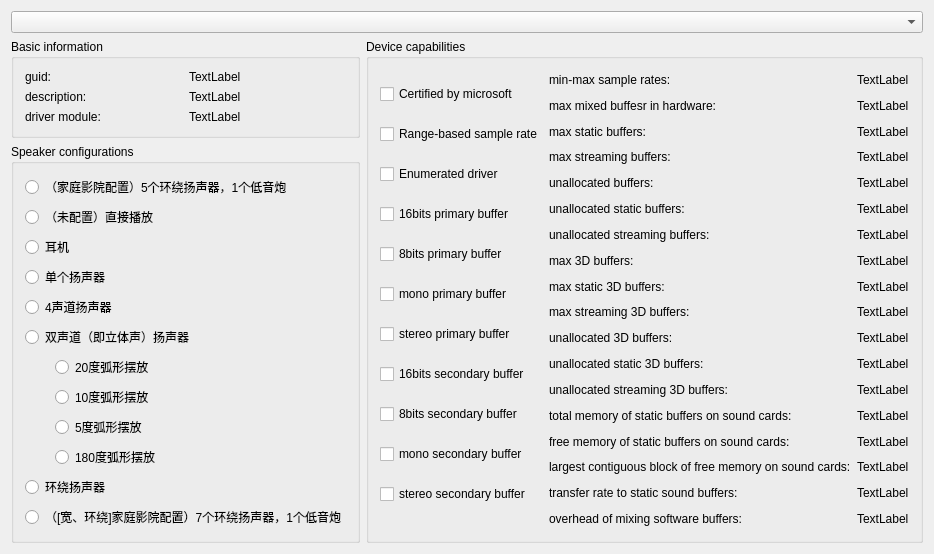
<?xml version="1.0" encoding="UTF-8"?>
<ui version="4.0">
 <class>MainWindow</class>
 <widget class="QMainWindow" name="MainWindow">
  <property name="geometry">
   <rect>
    <x>0</x>
    <y>0</y>
    <width>789</width>
    <height>453</height>
   </rect>
  </property>
  <property name="windowTitle">
   <string>MainWindow</string>
  </property>
  <widget class="QWidget" name="centralWidget">
   <layout class="QGridLayout" name="gridLayout_4">
    <item row="0" column="0">
     <layout class="QVBoxLayout" name="verticalLayout_9">
      <item>
       <widget class="QComboBox" name="deviceComboBox"/>
      </item>
      <item>
       <layout class="QHBoxLayout" name="horizontalLayout_7">
        <item>
         <layout class="QVBoxLayout" name="verticalLayout_8">
          <item>
           <widget class="QGroupBox" name="groupBox">
            <property name="title">
             <string>Basic information</string>
            </property>
            <layout class="QGridLayout" name="gridLayout_2">
             <item row="0" column="0">
              <layout class="QHBoxLayout" name="horizontalLayout">
               <item>
                <layout class="QVBoxLayout" name="verticalLayout_4">
                 <item>
                  <widget class="QLabel" name="as">
                   <property name="text">
                    <string>guid:</string>
                   </property>
                  </widget>
                 </item>
                 <item>
                  <widget class="QLabel" name="label_2">
                   <property name="text">
                    <string>description:</string>
                   </property>
                  </widget>
                 </item>
                 <item>
                  <widget class="QLabel" name="label_3">
                   <property name="text">
                    <string>driver module:</string>
                   </property>
                  </widget>
                 </item>
                </layout>
               </item>
               <item>
                <layout class="QVBoxLayout" name="verticalLayout_3">
                 <item>
                  <widget class="QLabel" name="guidLabel">
                   <property name="text">
                    <string>TextLabel</string>
                   </property>
                  </widget>
                 </item>
                 <item>
                  <widget class="QLabel" name="descriptionLabel">
                   <property name="text">
                    <string>TextLabel</string>
                   </property>
                  </widget>
                 </item>
                 <item>
                  <widget class="QLabel" name="driverModuleLabel">
                   <property name="text">
                    <string>TextLabel</string>
                   </property>
                  </widget>
                 </item>
                </layout>
               </item>
              </layout>
             </item>
            </layout>
           </widget>
          </item>
          <item>
           <widget class="QGroupBox" name="speakerConfigurationGroupBox">
            <property name="title">
             <string>Speaker configurations</string>
            </property>
            <layout class="QGridLayout" name="gridLayout">
             <item row="0" column="0">
              <layout class="QVBoxLayout" name="verticalLayout_2">
               <item>
                <widget class="QRadioButton" name="stereo5Subwoofer1Radio">
                 <property name="text">
                  <string>（家庭影院配置）5个环绕扬声器，1个低音炮</string>
                 </property>
                </widget>
               </item>
               <item>
                <widget class="QRadioButton" name="directPlayRadio">
                 <property name="text">
                  <string>（未配置）直接播放</string>
                 </property>
                </widget>
               </item>
               <item>
                <widget class="QRadioButton" name="headphoneRadio">
                 <property name="text">
                  <string>耳机</string>
                 </property>
                </widget>
               </item>
               <item>
                <widget class="QRadioButton" name="monoSpeakerRadio">
                 <property name="text">
                  <string>单个扬声器</string>
                 </property>
                </widget>
               </item>
               <item>
                <widget class="QRadioButton" name="quadraSpeakerRadio">
                 <property name="text">
                  <string>4声道扬声器</string>
                 </property>
                </widget>
               </item>
               <item>
                <widget class="QRadioButton" name="stereoSpeakerRadio">
                 <property name="text">
                  <string>双声道（即立体声）扬声器</string>
                 </property>
                </widget>
               </item>
               <item>
                <layout class="QHBoxLayout" name="horizontalLayout_4">
                 <item>
                  <spacer name="horizontalSpacer">
                   <property name="orientation">
                    <enum>Qt::Horizontal</enum>
                   </property>
                   <property name="sizeType">
                    <enum>QSizePolicy::Fixed</enum>
                   </property>
                   <property name="sizeHint" stdset="0">
                    <size>
                     <width>30</width>
                     <height>20</height>
                    </size>
                   </property>
                  </spacer>
                 </item>
                 <item>
                  <layout class="QVBoxLayout" name="verticalLayout">
                   <item>
                    <widget class="QRadioButton" name="stereoDegree20Radio">
                     <property name="text">
                      <string>20度弧形摆放</string>
                     </property>
                    </widget>
                   </item>
                   <item>
                    <widget class="QRadioButton" name="stereoDegree10Radio">
                     <property name="text">
                      <string>10度弧形摆放</string>
                     </property>
                    </widget>
                   </item>
                   <item>
                    <widget class="QRadioButton" name="stereoDegree5Radio">
                     <property name="text">
                      <string>5度弧形摆放</string>
                     </property>
                    </widget>
                   </item>
                   <item>
                    <widget class="QRadioButton" name="stereoDegree180Radio">
                     <property name="text">
                      <string>180度弧形摆放</string>
                     </property>
                    </widget>
                   </item>
                  </layout>
                 </item>
                </layout>
               </item>
               <item>
                <widget class="QRadioButton" name="surroundpeakerRadio">
                 <property name="text">
                  <string>环绕扬声器</string>
                 </property>
                </widget>
               </item>
               <item>
                <widget class="QRadioButton" name="stereo7Subwoofer1Radio">
                 <property name="text">
                  <string>（[宽、环绕]家庭影院配置）7个环绕扬声器，1个低音炮</string>
                 </property>
                </widget>
               </item>
              </layout>
             </item>
            </layout>
           </widget>
          </item>
         </layout>
        </item>
        <item>
         <widget class="QGroupBox" name="groupBox_2">
          <property name="title">
           <string>Device capabilities</string>
          </property>
          <layout class="QGridLayout" name="gridLayout_3">
           <item row="0" column="0">
            <layout class="QHBoxLayout" name="horizontalLayout_6">
             <item>
              <layout class="QVBoxLayout" name="verticalLayout_5">
               <item>
                <widget class="QCheckBox" name="certifiedCheckBox">
                 <property name="text">
                  <string>Certified by microsoft</string>
                 </property>
                </widget>
               </item>
               <item>
                <widget class="QCheckBox" name="rangeBasedCheckBox">
                 <property name="text">
                  <string>Range-based sample rate</string>
                 </property>
                </widget>
               </item>
               <item>
                <widget class="QCheckBox" name="enumeratedCheckBox">
                 <property name="text">
                  <string>Enumerated driver</string>
                 </property>
                </widget>
               </item>
               <item>
                <widget class="QCheckBox" name="primary16CheckBox">
                 <property name="text">
                  <string>16bits primary buffer</string>
                 </property>
                </widget>
               </item>
               <item>
                <widget class="QCheckBox" name="primary8CheckBox">
                 <property name="text">
                  <string>8bits primary buffer</string>
                 </property>
                </widget>
               </item>
               <item>
                <widget class="QCheckBox" name="monoPrimaryCheckBox">
                 <property name="text">
                  <string>mono primary buffer</string>
                 </property>
                </widget>
               </item>
               <item>
                <widget class="QCheckBox" name="stereoPrimaryCheckBox">
                 <property name="text">
                  <string>stereo primary buffer</string>
                 </property>
                </widget>
               </item>
               <item>
                <widget class="QCheckBox" name="secondary16CheckBox">
                 <property name="text">
                  <string>16bits secondary buffer</string>
                 </property>
                </widget>
               </item>
               <item>
                <widget class="QCheckBox" name="secondary8CheckBox">
                 <property name="text">
                  <string>8bits secondary buffer</string>
                 </property>
                </widget>
               </item>
               <item>
                <widget class="QCheckBox" name="monoSecondaryCheckBox">
                 <property name="text">
                  <string>mono secondary buffer</string>
                 </property>
                </widget>
               </item>
               <item>
                <widget class="QCheckBox" name="stereoSecondaryCheckBox">
                 <property name="text">
                  <string>stereo secondary buffer</string>
                 </property>
                </widget>
               </item>
              </layout>
             </item>
             <item>
              <layout class="QHBoxLayout" name="horizontalLayout_5">
               <item>
                <layout class="QVBoxLayout" name="verticalLayout_6">
                 <item>
                  <widget class="QLabel" name="label_4">
                   <property name="text">
                    <string>min-max sample rates:</string>
                   </property>
                  </widget>
                 </item>
                 <item>
                  <widget class="QLabel" name="label_5">
                   <property name="text">
                    <string>max mixed buffesr in hardware:</string>
                   </property>
                  </widget>
                 </item>
                 <item>
                  <widget class="QLabel" name="label_6">
                   <property name="text">
                    <string>max static buffers:</string>
                   </property>
                  </widget>
                 </item>
                 <item>
                  <widget class="QLabel" name="label_7">
                   <property name="text">
                    <string>max streaming buffers:</string>
                   </property>
                  </widget>
                 </item>
                 <item>
                  <widget class="QLabel" name="label_8">
                   <property name="text">
                    <string>unallocated buffers:</string>
                   </property>
                  </widget>
                 </item>
                 <item>
                  <widget class="QLabel" name="label_9">
                   <property name="text">
                    <string>unallocated static buffers:</string>
                   </property>
                  </widget>
                 </item>
                 <item>
                  <widget class="QLabel" name="label_10">
                   <property name="text">
                    <string>unallocated streaming buffers:</string>
                   </property>
                  </widget>
                 </item>
                 <item>
                  <widget class="QLabel" name="label_18">
                   <property name="text">
                    <string>max 3D buffers:</string>
                   </property>
                  </widget>
                 </item>
                 <item>
                  <widget class="QLabel" name="label_19">
                   <property name="text">
                    <string>max static 3D buffers:</string>
                   </property>
                  </widget>
                 </item>
                 <item>
                  <widget class="QLabel" name="label_20">
                   <property name="text">
                    <string>max streaming 3D buffers:</string>
                   </property>
                  </widget>
                 </item>
                 <item>
                  <widget class="QLabel" name="label_21">
                   <property name="text">
                    <string>unallocated 3D buffers:</string>
                   </property>
                  </widget>
                 </item>
                 <item>
                  <widget class="QLabel" name="label_22">
                   <property name="text">
                    <string>unallocated static 3D buffers:</string>
                   </property>
                  </widget>
                 </item>
                 <item>
                  <widget class="QLabel" name="label_23">
                   <property name="text">
                    <string>unallocated streaming 3D buffers:</string>
                   </property>
                  </widget>
                 </item>
                 <item>
                  <widget class="QLabel" name="label_24">
                   <property name="text">
                    <string>total memory of static buffers on sound cards:</string>
                   </property>
                  </widget>
                 </item>
                 <item>
                  <widget class="QLabel" name="label_25">
                   <property name="text">
                    <string>free memory of static buffers on sound cards:</string>
                   </property>
                  </widget>
                 </item>
                 <item>
                  <widget class="QLabel" name="label_26">
                   <property name="text">
                    <string>largest contiguous block of free memory on sound cards:</string>
                   </property>
                  </widget>
                 </item>
                 <item>
                  <widget class="QLabel" name="label_27">
                   <property name="text">
                    <string>transfer rate to static sound buffers:</string>
                   </property>
                  </widget>
                 </item>
                 <item>
                  <widget class="QLabel" name="label_28">
                   <property name="text">
                    <string>overhead of mixing software buffers:</string>
                   </property>
                  </widget>
                 </item>
                </layout>
               </item>
               <item>
                <layout class="QVBoxLayout" name="verticalLayout_7">
                 <item>
                  <widget class="QLabel" name="minMaxSampleRateLabel">
                   <property name="text">
                    <string>TextLabel</string>
                   </property>
                  </widget>
                 </item>
                 <item>
                  <widget class="QLabel" name="maxHardwareBufferLabel">
                   <property name="text">
                    <string>TextLabel</string>
                   </property>
                  </widget>
                 </item>
                 <item>
                  <widget class="QLabel" name="maxStaticLabel">
                   <property name="text">
                    <string>TextLabel</string>
                   </property>
                  </widget>
                 </item>
                 <item>
                  <widget class="QLabel" name="maxStreamingLabel">
                   <property name="text">
                    <string>TextLabel</string>
                   </property>
                  </widget>
                 </item>
                 <item>
                  <widget class="QLabel" name="unallocatedHardwareBufferLabel">
                   <property name="text">
                    <string>TextLabel</string>
                   </property>
                  </widget>
                 </item>
                 <item>
                  <widget class="QLabel" name="unallocatedStaticLabel">
                   <property name="text">
                    <string>TextLabel</string>
                   </property>
                  </widget>
                 </item>
                 <item>
                  <widget class="QLabel" name="unallocatedStreamingLabel">
                   <property name="text">
                    <string>TextLabel</string>
                   </property>
                  </widget>
                 </item>
                 <item>
                  <widget class="QLabel" name="max3DLabel">
                   <property name="text">
                    <string>TextLabel</string>
                   </property>
                  </widget>
                 </item>
                 <item>
                  <widget class="QLabel" name="maxStatic3DLabel">
                   <property name="text">
                    <string>TextLabel</string>
                   </property>
                  </widget>
                 </item>
                 <item>
                  <widget class="QLabel" name="max3DStreamingLabel">
                   <property name="text">
                    <string>TextLabel</string>
                   </property>
                  </widget>
                 </item>
                 <item>
                  <widget class="QLabel" name="unallocated3DLabel">
                   <property name="text">
                    <string>TextLabel</string>
                   </property>
                  </widget>
                 </item>
                 <item>
                  <widget class="QLabel" name="unallocatedStatic3DLabel">
                   <property name="text">
                    <string>TextLabel</string>
                   </property>
                  </widget>
                 </item>
                 <item>
                  <widget class="QLabel" name="unallocatedStream3DLabel">
                   <property name="text">
                    <string>TextLabel</string>
                   </property>
                  </widget>
                 </item>
                 <item>
                  <widget class="QLabel" name="totalMemoryLabel">
                   <property name="text">
                    <string>TextLabel</string>
                   </property>
                  </widget>
                 </item>
                 <item>
                  <widget class="QLabel" name="freeMemoryLabel">
                   <property name="text">
                    <string>TextLabel</string>
                   </property>
                  </widget>
                 </item>
                 <item>
                  <widget class="QLabel" name="largestContinugousLabel">
                   <property name="text">
                    <string>TextLabel</string>
                   </property>
                  </widget>
                 </item>
                 <item>
                  <widget class="QLabel" name="transferRateLabel">
                   <property name="text">
                    <string>TextLabel</string>
                   </property>
                  </widget>
                 </item>
                 <item>
                  <widget class="QLabel" name="overheadLabel">
                   <property name="text">
                    <string>TextLabel</string>
                   </property>
                  </widget>
                 </item>
                </layout>
               </item>
              </layout>
             </item>
            </layout>
           </item>
          </layout>
         </widget>
        </item>
       </layout>
      </item>
     </layout>
    </item>
   </layout>
   <widget class="QWidget" name="layoutWidget">
    <property name="geometry">
     <rect>
      <x>0</x>
      <y>0</y>
      <width>2</width>
      <height>2</height>
     </rect>
    </property>
    <layout class="QHBoxLayout" name="horizontalLayout_2"/>
   </widget>
  </widget>
 </widget>
 <layoutdefault spacing="6" margin="11"/>
 <resources/>
 <connections/>
</ui>
